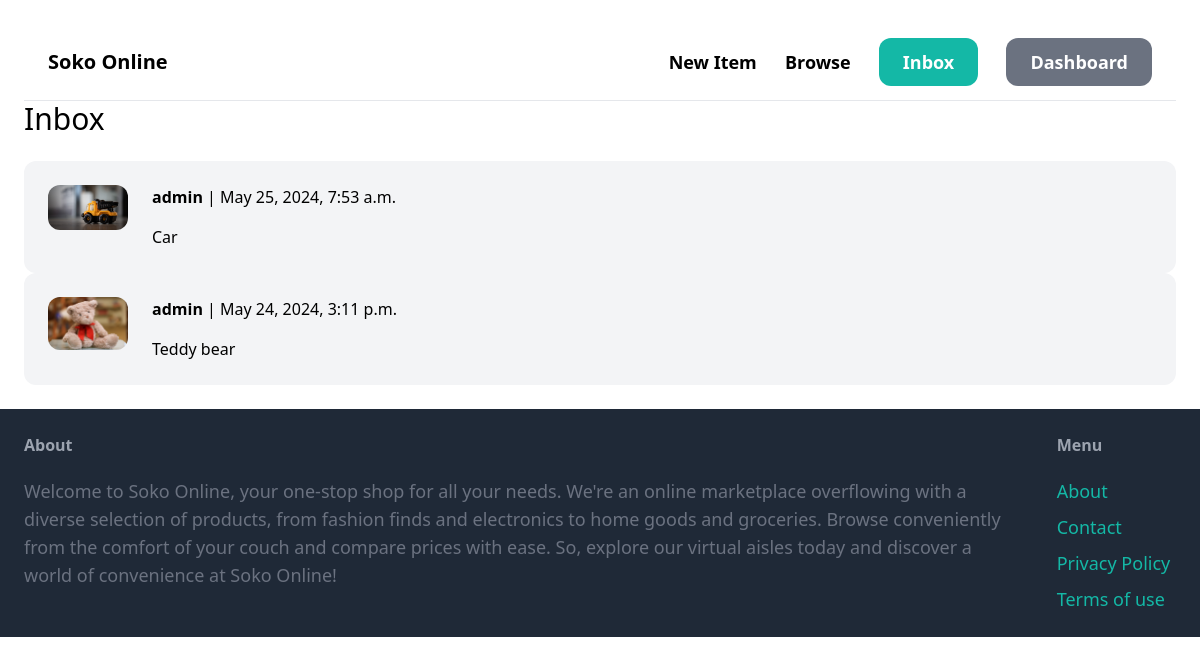
The page /inbox/ (signed in) on the database its author committed.
### conversation/models.py (models this page shows)
class Conversation(models.Model):
    item = models.ForeignKey(Item, related_name='conversations', on_delete=models.CASCADE)
    members = models.ManyToManyField(User, related_name='conversations')
    created_on = models.DateTimeField(auto_now_add=True)
    modified_at = models.DateTimeField(auto_now=True)
    class Meta:
        ordering = ('-modified_at',)

### item/models.py (models this page shows, shortened)
class Item(models.Model):
    category=models.ForeignKey(Category,related_name='items', on_delete=models.CASCADE)
    name=models.CharField(max_length=255)
    description=models.TextField(blank=True,null=True)
    price=models.FloatField()
    image=models.ImageField(upload_to='item_images', blank=True, null=True)
    is_sold=models.BooleanField(default=False)
    created_by=models.ForeignKey(User, related_name='items', on_delete=models.CASCADE)
    created_on = models.DateTimeField(auto_now_add=True)

### conversation/views.py (the view)
# urls.py: path('',views.inbox, name='inbox'),
@login_required
def inbox(request):
    conversations = Conversation.objects.filter(members__in=[request.user.id])
    return render(request, 'conversation/inbox.html', {
        'conversations': conversations
    })

### conversation/templates/conversation/inbox.html (shortened to what this page needs)
{% extends 'core/base.html' %}
{% block content %}
<h1 class="mb-6 text-3xl">Inbox</h1>
<div class="space-y-6">
    {% for conversation in conversations %}
    <a href="{% url 'conversation:detail' conversation.id %}">
        <div class="p-6 flex bg-gray-100 rounded-xl">
            <div class="pr-6">
                <img src="{{ conversation.item.image.url }}" class="w-20 rounded-xl">
            </div>
            <div>
                {% for member in conversation.members.all %}
                {% if member != request.user %}
                <p class="mb-4"><strong>{{ member.username }}</strong> | {{ conversation.modified_at }}</p>
                <p>{{ conversation.item.name }}</p>
                {% endif %}
                {% endfor %}
            </div>
        </div>
    </a>
    {% endfor %}
</div>
{% endblock %}

### rows shown on the page
Conversation: item.image (picture), modified_at "May 25, 2024, 7:53 a.m.", item.name "Car"
Conversation: item.image (picture), modified_at "May 24, 2024, 3:11 p.m.", item.name "Teddy bear"

### other values the page prints
{{ member.username }} "admin"
